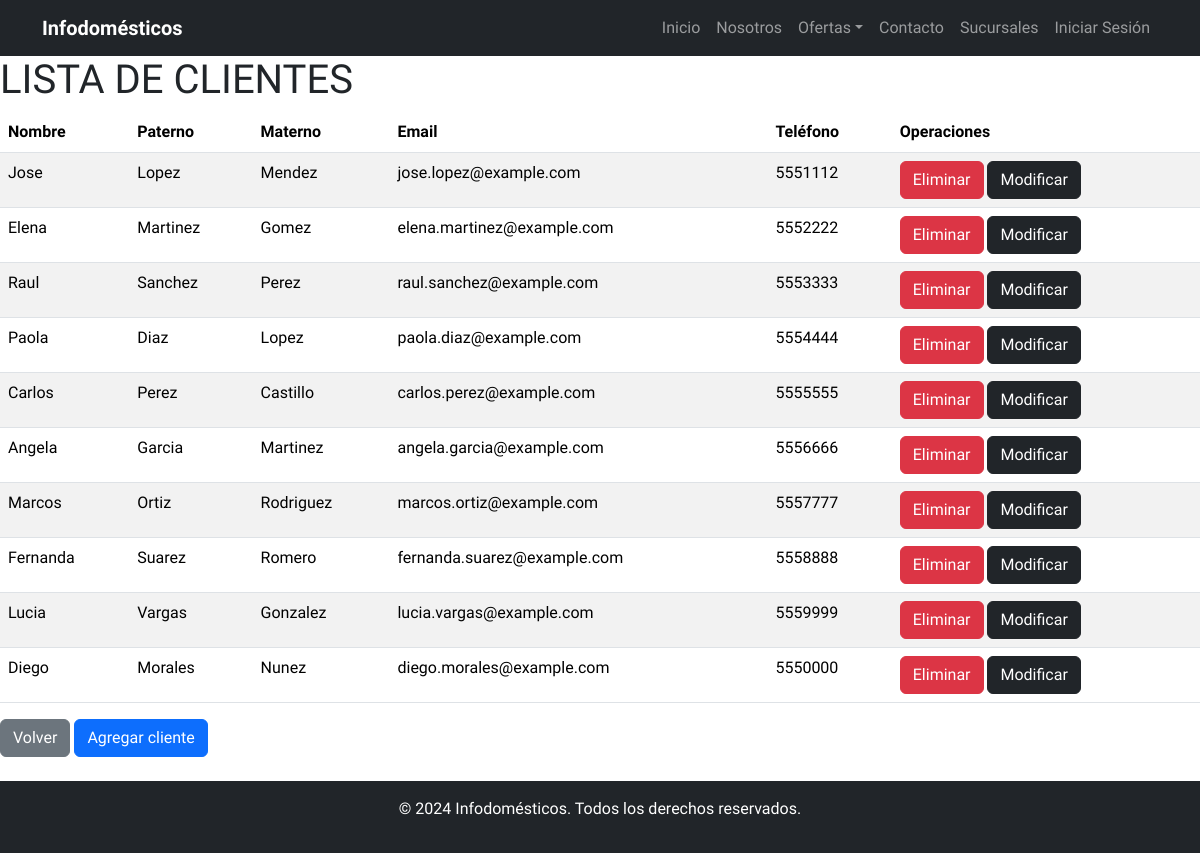
/admin/cliente/listar.php, run on the app's committed database.
### tables this page shows
CREATE TABLE `cliente` (
  `idcliente` int(11) NOT NULL,
  `nombre` varchar(50) NOT NULL,
  `paterno` varchar(50) NOT NULL,
  `materno` varchar(50) NOT NULL,
  `email` varchar(100) DEFAULT NULL,
  `telefono` varchar(15) DEFAULT NULL,
  `idsucursal` int(11) DEFAULT NULL,
  `estado` enum('activo','inactivo') NOT NULL
);

### admin/cliente/listar.php (the view, shortened to what this page needs)
<?php
include "../../includes/templates/header.php";
?>
<main class="contenedor seccion">
    <h1>LISTA DE CLIENTES</h1>
    <table class="table table-striped">
        <thead>
            <th>Nombre</th>
            <th>Paterno</th>
            <th>Materno</th>
            <th>Email</th>
            <th>Teléfono</th>
            <th>Operaciones</th>
        </thead>
        <tbody>
            <?php
                $db = conectarDB();
                $consql = "SELECT * FROM cliente WHERE estado LIKE 'activo'";
                $res = mysqli_query($db, $consql);
                if ($res) {
                    while ($reg = mysqli_fetch_array($res)) {
                        echo "<tr>";
                        echo "<td>".$reg['nombre']."</td>";
                        echo "<td>".$reg['paterno']."</td>";
                        echo "<td>".$reg['materno']."</td>";
                        echo "<td>".$reg['email']."</td>";
                        echo "<td>".$reg['telefono']."</td>";
                        echo "<td>
                            <a href='eliminar.php?cod=".$reg['idcliente']."' class='btn btn-danger'>Eliminar</a>
                            <a href='actualizar.php?cod=".$reg['idcliente']."' class='btn btn-dark'>Modificar</a>
                        </td>";
                        echo "</tr>";
                    }
                } else {
                    echo "<tr><td colspan='5'>Error en la consulta: " . mysqli_error($db) . "</td></tr>";
                }
            ?>
        </tbody>
    </table>
    <div class="botones">
        <a href="/ElectrodomesticosWeb3/admin/indexAdmin.php" class="btn btn-secondary">Volver</a>
        <a href="../cliente/crear.php" class="btn btn-primary">Agregar cliente</a><br><br>
    </div>
</main>
<?php
include "../../includes/templates/footer.php";
?>

### build/css/style.css (style rules this page uses)
* { box-sizing: border-box; padding: 0px; margin: 0px; font-family: Oswald; }

### data on the page
cliente: nombre "Jose", paterno "Lopez", materno "Mendez", email "jose.lopez@example.com", telefono "5551112"
cliente: nombre "Elena", paterno "Martinez", materno "Gomez", email "elena.martinez@example.com", telefono "5552222"
cliente: nombre "Raul", paterno "Sanchez", materno "Perez", email "raul.sanchez@example.com", telefono "5553333"
cliente: nombre "Paola", paterno "Diaz", materno "Lopez", email "paola.diaz@example.com", telefono "5554444"
cliente: nombre "Carlos", paterno "Perez", materno "Castillo", email "carlos.perez@example.com", telefono "5555555"
cliente: nombre "Angela", paterno "Garcia", materno "Martinez", email "angela.garcia@example.com", telefono "5556666"
cliente: nombre "Marcos", paterno "Ortiz", materno "Rodriguez", email "marcos.ortiz@example.com", telefono "5557777"
cliente: nombre "Fernanda", paterno "Suarez", materno "Romero", email "fernanda.suarez@example.com", telefono "5558888"
cliente: nombre "Lucia", paterno "Vargas", materno "Gonzalez", email "lucia.vargas@example.com", telefono "5559999"
cliente: nombre "Diego", paterno "Morales", materno "Nunez", email "diego.morales@example.com", telefono "5550000"
